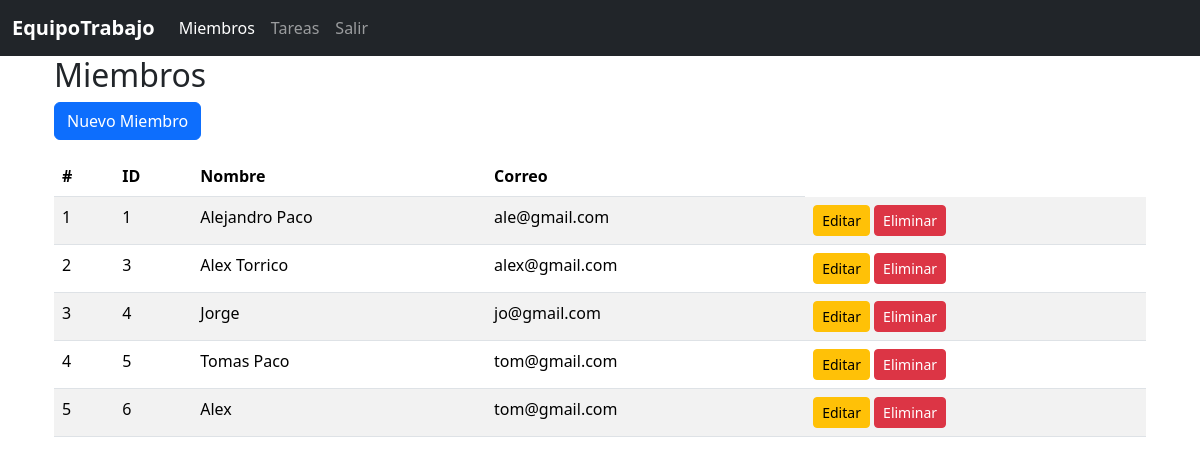
The app's page /miembros/ with its own data.
### blueprintapp/miembros/models.py (models this page shows, shortened)
class Miembro(db.Model):
    __tablename__ = "miembros"
    id = db.Column(db.Integer, primary_key=True)
    nombre = db.Column(db.String, nullable=False)
    email = db.Column(db.String, nullable=False)

### blueprintapp/miembros/routes.py (the view)
@bp_miembro.route("/")
def index():
    miembros = Miembro.query.all()
    return render_template('miembro/index.html', miembros=miembros)

### blueprintapp/miembros/templates/miembro/index.html (shortened to what this page needs)
{% extends 'base.html' %}
{% block content %}
<div class="container">
    <h2>Miembros</h2>
    <a href="{{ url_for('bp_miembro.create') }}" class="btn btn-primary mb-3">Nuevo Miembro</a>
    <table class="table table-striped">
        <thead>
            <tr>
                <th>#</th>
                <th>ID</th>
                <th>Nombre</th>
                <th>Correo</th>
            </tr>
        </thead>
        <tbody>
            {% for miembro in miembros %}
            <tr>
                <td>{{ loop.index }}</td>
                <td>{{ miembro.id }}</td>
                <td>{{ miembro.nombre }}</td>
                <td>{{ miembro.email }}</td>
                <td>
                    <a href="{{ url_for('bp_miembro.edit', id=miembro.id) }}" class="btn btn-sm btn-warning">Editar</a>
                    <a href="{{ url_for('bp_miembro.delete', id=miembro.id) }}" class="btn btn-sm btn-danger"
                        onclick="return confirm('Estás seguro de eliminar ?')">Eliminar</a>
                </td>
            </tr>
            {% endfor %}
        </tbody>
    </table>
</div>
{% endblock %}

### records on screen
Miembro: id "1", nombre "Alejandro Paco", email "ale@gmail.com"
Miembro: id "3", nombre "Alex Torrico", email "alex@gmail.com"
Miembro: id "4", nombre "Jorge", email "jo@gmail.com"
Miembro: id "5", nombre "Tomas Paco", email "tom@gmail.com"
Miembro: id "6", nombre "Alex", email "tom@gmail.com"
